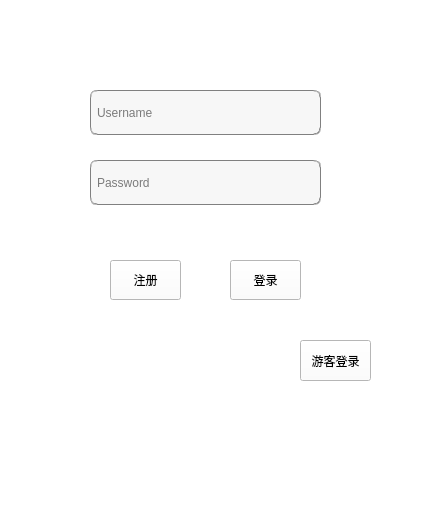
<?xml version="1.0" encoding="UTF-8"?>
<ui version="4.0">
 <class>Login</class>
 <widget class="QMainWindow" name="Login">
  <property name="geometry">
   <rect>
    <x>0</x>
    <y>0</y>
    <width>424</width>
    <height>520</height>
   </rect>
  </property>
  <property name="windowTitle">
   <string>登录</string>
  </property>
  <property name="windowIcon">
   <iconset>
    <normaloff>res/images/a11.png</normaloff>res/images/a11.png</iconset>
  </property>
  <property name="styleSheet">
   <string notr="true">background-color: rgb(255, 255, 255);

</string>
  </property>
  <widget class="QWidget" name="centralwidget">
   <widget class="QLineEdit" name="lineEdit_username">
    <property name="geometry">
     <rect>
      <x>90</x>
      <y>90</y>
      <width>231</width>
      <height>45</height>
     </rect>
    </property>
    <property name="minimumSize">
     <size>
      <width>0</width>
      <height>45</height>
     </size>
    </property>
    <property name="styleSheet">
     <string notr="true">background-color: rgb(247, 247, 247);
border:1px groove gray;border-radius:
7px;padding:2px 4px;
font: 10pt &quot;Candara&quot;;</string>
    </property>
    <property name="placeholderText">
     <string>Username</string>
    </property>
   </widget>
   <widget class="QLineEdit" name="lineEdit_password">
    <property name="geometry">
     <rect>
      <x>90</x>
      <y>160</y>
      <width>231</width>
      <height>45</height>
     </rect>
    </property>
    <property name="minimumSize">
     <size>
      <width>0</width>
      <height>45</height>
     </size>
    </property>
    <property name="styleSheet">
     <string notr="true">background-color: rgb(247, 247, 247);
border:1px groove gray;border-radius:
7px;padding:2px 4px;
font: 10pt &quot;Candara&quot;;</string>
    </property>
    <property name="echoMode">
     <enum>QLineEdit::Password</enum>
    </property>
    <property name="placeholderText">
     <string>Password</string>
    </property>
   </widget>
   <widget class="QPushButton" name="btn_signin">
    <property name="geometry">
     <rect>
      <x>230</x>
      <y>260</y>
      <width>71</width>
      <height>40</height>
     </rect>
    </property>
    <property name="minimumSize">
     <size>
      <width>50</width>
      <height>40</height>
     </size>
    </property>
    <property name="styleSheet">
     <string notr="true"/>
    </property>
    <property name="text">
     <string>登录</string>
    </property>
   </widget>
   <widget class="QPushButton" name="btn_signup">
    <property name="geometry">
     <rect>
      <x>110</x>
      <y>260</y>
      <width>71</width>
      <height>40</height>
     </rect>
    </property>
    <property name="minimumSize">
     <size>
      <width>50</width>
      <height>40</height>
     </size>
    </property>
    <property name="styleSheet">
     <string notr="true"/>
    </property>
    <property name="text">
     <string>注册</string>
    </property>
   </widget>
   <widget class="QLabel" name="label_guestTip">
    <property name="geometry">
     <rect>
      <x>70</x>
      <y>340</y>
      <width>191</width>
      <height>111</height>
     </rect>
    </property>
    <property name="alignment">
     <set>Qt::AlignLeading|Qt::AlignLeft|Qt::AlignTop</set>
    </property>
   </widget>
   <widget class="QPushButton" name="btn_guest">
    <property name="geometry">
     <rect>
      <x>300</x>
      <y>340</y>
      <width>71</width>
      <height>41</height>
     </rect>
    </property>
    <property name="text">
     <string>游客登录</string>
    </property>
   </widget>
  </widget>
 </widget>
 <resources/>
 <connections/>
</ui>
